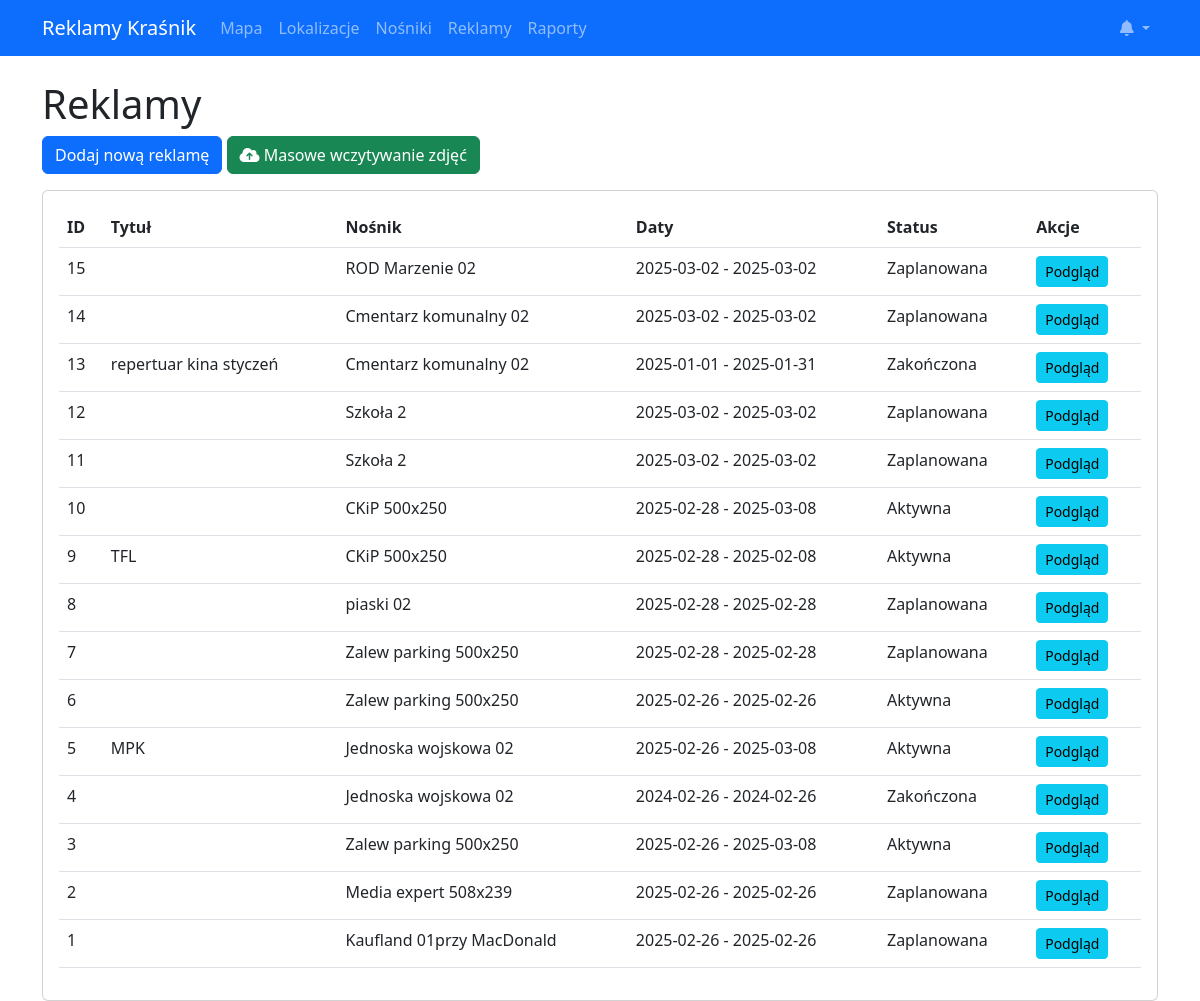
/ads/, run on the app's committed database.
### app/models/advertisement.py (models this page shows, shortened)
class Advertisement(db.Model):
    __tablename__ = 'advertisements'
    id = db.Column(db.Integer, primary_key=True)
    carrier_id = db.Column(db.Integer, db.ForeignKey('ad_carriers.id'), nullable=False)
    side = db.Column(db.Integer, default=1)  # Strona nośnika (1 lub 2)
    title = db.Column(db.String(100))
    client = db.Column(db.String(100))
    start_date = db.Column(db.Date, nullable=False)
    end_date = db.Column(db.Date, nullable=False)
    status = db.Column(db.String(20), default='active')  # 'scheduled', 'active', 'finished'
    notes = db.Column(db.Text)
    created_at = db.Column(db.DateTime, default=datetime.utcnow)
    updated_at = db.Column(db.DateTime, default=datetime.utcnow, onupdate=datetime.utcnow)
    carrier = db.relationship('AdCarrier', back_populates='advertisements')
    photos = db.relationship('Photo', back_populates='advertisement', cascade='all, delete-orphan')
    @property
    def status_pl(self):
        status_map = {
            'scheduled': 'Zaplanowana',
            'active': 'Aktywna',
            'finished': 'Zakończona'
        }
        return status_map.get(self.status, self.status)

### app/models/location.py (models this page shows, shortened)
class Location(db.Model):
    __tablename__ = 'locations'
    id = db.Column(db.Integer, primary_key=True)
    name = db.Column(db.String(100), nullable=False)
    coordinates = db.Column(db.String(50), nullable=False)  # Format "lat,lon"
    address = db.Column(db.String(255))
    description = db.Column(db.Text)
    active = db.Column(db.Boolean, default=True)
    permanent = db.Column(db.Boolean, default=True)  # Stała lokalizacja (zawsze widoczna)
    created_at = db.Column(db.DateTime, default=datetime.utcnow)
    updated_at = db.Column(db.DateTime, default=datetime.utcnow, onupdate=datetime.utcnow)
    carriers = db.relationship('AdCarrier', back_populates='location', lazy='dynamic')
    @property
    def lat(self):
        """Zwraca szerokość geograficzną."""
        if not self.coordinates:
            return None
        try:
            coords = self.coordinates.replace(' ', '').split(',')
            if len(coords) >= 2:
                return float(coords[0])
            logging.warning(f"Nieprawidłowy format coordinates '{self.coordinates}' dla lokalizacji {self.id}")
            return None
        except (ValueError, IndexError) as e:
            logging.error(f"Błąd parsowania lat z '{self.coordinates}' dla lokalizacji {self.id}: {str(e)}")
            return None
    @property
    def lon(self):
        """Zwraca długość geograficzną."""
        if not self.coordinates:
            return None
        try:
            coords = self.coordinates.replace(' ', '').split(',')
            if len(coords) >= 2:
                return float(coords[1])
            logging.warning(f"Nieprawidłowy format coordinates '{self.coordinates}' dla lokalizacji {self.id}")
            return None
        except (ValueError, IndexError) as e:
            logging.error(f"Błąd parsowania lon z '{self.coordinates}' dla lokalizacji {self.id}: {str(e)}")
            return None

### app/routes/ad_routes.py (the view)
@ad_bp.route('/')
def index():
    ads = Advertisement.query.order_by(Advertisement.id.desc()).all()
    return render_template('advertisements/index.html', ads=ads)

### app/templates/advertisements/index.html (shortened to what this page needs)
{% extends "base.html" %}
{% block content %}
<h1>Reklamy</h1>
<div class="mb-3">
    <a href="{{ url_for('ad.add') }}" class="btn btn-primary">Dodaj nową reklamę</a>
    <a href="{{ url_for('ad.batch_upload') }}" class="btn btn-success">
        <i class="fas fa-cloud-upload-alt"></i> Masowe wczytywanie zdjęć
    </a>
</div>
<div class="card">
    <div class="card-body">
        <table class="table">
            <thead>
                <tr>
                    <th>ID</th>
                    <th>Tytuł</th>
                    <th>Nośnik</th>
                    <th>Daty</th>
                    <th>Status</th>
                    <th>Akcje</th>
                </tr>
            </thead>
            <tbody>
                {% for ad in ads %}
                <tr>
                    <td>{{ ad.id }}</td>
                    <td>{{ ad.title }}</td>
                    <td>{{ ad.carrier.location.name if ad.carrier and ad.carrier.location else 'Brak' }}</td>
                    <td>{{ ad.start_date }} - {{ ad.end_date }}</td>
                    <td>{{ ad.status_pl }}</td>
                    <td>
                        <a href="{{ url_for('ad.view', ad_id=ad.id) }}" class="btn btn-sm btn-info">Podgląd</a>
                    </td>
                </tr>
                {% else %}
                <tr>
                    <td colspan="6" class="text-center">Brak reklam</td>
                </tr>
                {% endfor %}
            </tbody>
        </table>
    </div>
</div>
{% endblock %}

### data on the page
Advertisement: id "15", carrier.location "ROD Marzenie 02", start_date "2025-03-02", end_date "2025-03-02", status_pl "Zaplanowana"
Advertisement: id "14", carrier.location "Cmentarz komunalny 02", start_date "2025-03-02", end_date "2025-03-02", status_pl "Zaplanowana"
Advertisement: id "13", title "repertuar kina styczeń", carrier.location "Cmentarz komunalny 02", start_date "2025-01-01", end_date "2025-01-31", status_pl "Zakończona"
Advertisement: id "12", carrier.location "Szkoła 2", start_date "2025-03-02", end_date "2025-03-02", status_pl "Zaplanowana"
Advertisement: id "11", carrier.location "Szkoła 2", start_date "2025-03-02", end_date "2025-03-02", status_pl "Zaplanowana"
Advertisement: id "10", carrier.location "CKiP 500x250", start_date "2025-02-28", end_date "2025-03-08", status_pl "Aktywna"
Advertisement: id "9", title "TFL", carrier.location "CKiP 500x250", start_date "2025-02-28", end_date "2025-02-08", status_pl "Aktywna"
Advertisement: id "8", carrier.location "piaski 02", start_date "2025-02-28", end_date "2025-02-28", status_pl "Zaplanowana"
Advertisement: id "7", carrier.location "Zalew parking 500x250", start_date "2025-02-28", end_date "2025-02-28", status_pl "Zaplanowana"
Advertisement: id "6", carrier.location "Zalew parking 500x250", start_date "2025-02-26", end_date "2025-02-26", status_pl "Aktywna"
Advertisement: id "5", title "MPK", carrier.location "Jednoska wojskowa 02", start_date "2025-02-26", end_date "2025-03-08", status_pl "Aktywna"
Advertisement: id "4", carrier.location "Jednoska wojskowa 02", start_date "2024-02-26", end_date "2024-02-26", status_pl "Zakończona"
Advertisement: id "3", carrier.location "Zalew parking 500x250", start_date "2025-02-26", end_date "2025-03-08", status_pl "Aktywna"
Advertisement: id "2", carrier.location "Media expert 508x239", start_date "2025-02-26", end_date "2025-02-26", status_pl "Zaplanowana"
Advertisement: id "1", carrier.location "Kaufland 01przy MacDonald", start_date "2025-02-26", end_date "2025-02-26", status_pl "Zaplanowana"
